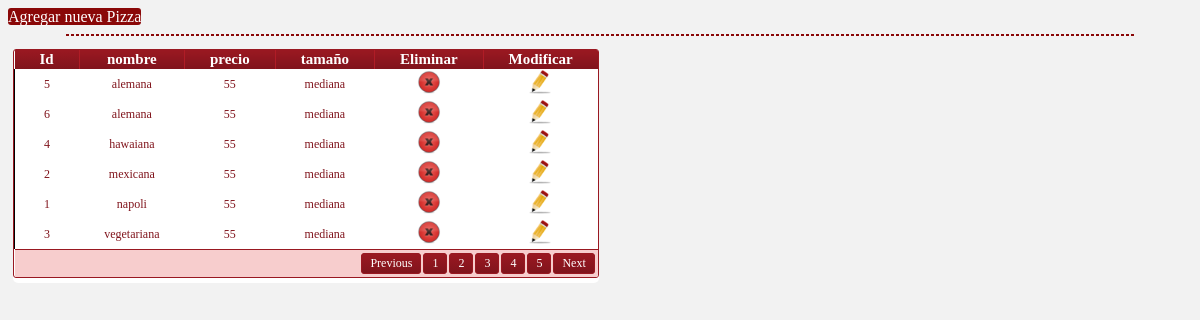
The page /vista/pizza.php on the database its author committed.
### tables this page shows
create table pizza(
id_pizza int primary key auto_increment,
nombre varchar(30) not null,
precio int(3)not null,
tamano varchar(50) not null
);

### modelo/modelo_pizza.php (the view, shortened to what this page needs)
<?php
		class ModeloPizza{
		function mostrarPizza(){
			$qry=mysql_query("select * from pizza order by nombre asc");
			while($row=mysql_fetch_array($qry)){
				echo("<tr>");
					echo "<td align='center'>".$row["id_pizza"]."</td>";
					echo "<td align='center'>".$row["nombre"]."</td>";
					echo "<td align='center'>".$row["precio"]."</td>";
					echo "<td align='center'>".$row["tamano"]."</td>";
					echo "<td class='eliminar' align='center' class=''><img src='../img/eliminar.ico' width='24px' name='".$row["id_pizza"]."' height='24px' class='delPizza'></td>";
					echo "<td class=''><a href='#modalUpdPiz'><img src='../img/editar.png' width='24px' name='".$row["id_pizza"]."' height='24px' class='actualizarPizza'></a></td>";
				echo("</tr>");
			}
		}
	}
?>

### vista/pizza.php (shortened to what this page needs)
<?php
require("../modelo/modelo_pizza.php");
$mPizza = new ModeloPizza();
?>
<!DOCTYPE html>
<html lang="es">
<head>
<head>
	<link rel="stylesheet" type="text/css" href="../css/estilo.css"/>
	<link rel="stylesheet" type="text/css" href="../css/jquery-ui.css"/>
	</head>
	<body>
		<a href="#modalPizza" class="button">Agregar nueva Pizza</a>
		<br>
		<hr>
		<article id="tabla"><div id="result"></div>
		<div class="tabla">
		<table>
				<thead><tr><th>Id</th><th>nombre</th><th>precio</th><th>tamaño</th><th>Eliminar</a></th><th>Modificar</th></tr></thead>
		<tfoot><tr><td colspan="10"><div id="paging"><ul><li><a href="#"><span>Previous</span></a></li><li><a href="#" class="active"><span>1</span></a></li><li><a href="#"><span>2</span></a></li><li><a href="#"><span>3</span></a></li><li><a href="#"><span>4</span></a></li><li><a href="#"><span>5</span></a></li><li><a href="#"><span>Next</span></a></li></ul></div></tr></tfoot>
		<tbody>
			<?php echo $mPizza->mostrarPizza(); ?>
		</tbody>
		</table>
		</div></article>
</body>
</html>

### css/estilo.css (style rules this page uses)
img { cursor: pointer; }
body { background:#F2F2F2; }
a { text-decoration: none; }
hr { color:#8A0808; width: 90%; border: dashed 1px; }
article { border-radius: 5px; background: white; display: inline-block; font-family: 'Lobster' , cursive; margin-left: 5px; margin-top: 5px; padding-bottom: 5px; width: 50%; height: 50%; }
article#tabla { border-radius: 5px; background: white; display: inline-block; font-family: 'Lobster' , cursive; margin-left: 5px; margin-top: 5px; padding-bottom: 5px; width: auto; height: 90%; }
.button { border: none; border-radius:3px; color:white; font-family: 'lobster', cursive; font-size: 16px; background:#8A0808; -ms-transition: all 0.1s ease-in ; -moz-transition: all 0.1s ease-in ; -o-transition: all 0.1s ease-in ; -webkit-transition: all 0.1s ease-in ; transition: all 0.1s ease-in ; }
.tabla table { border-collapse: collapse; text-align: center; width: auto; max-width: 860px; }
.tabla { font-family: 'Lobster' , cursive; background: #fff; overflow: hidden; border: 1px solid #991821; -webkit-border-radius: 3px; -moz-border-radius: 3px; border-radius: 3px; }
.tabla table td, .tabla table th { padding: 1px 25px; }
.tabla table thead th { background:-webkit-gradient( linear, left top, left bottom, color-stop(0.05, #991821), color-stop(1, #80141C) ); background:-moz-linear-gradient( center top, #991821 5%, #80141C 100% ); filter:progid:DXImageTransform.Microsoft.gradient(startColorstr='#991821', endColorstr='#80141C'); background-color:#991821; color:#FFFFFF; font-size: 15px; font-weight: bold; border-left: 1px solid #B01C26; }
.tabla table thead th:first-child { border: 5px; }
.tabla table tbody tr { border: 1px; color: #80141C; border-left: 1px solid black; font-size: 12px; font-weight: normal; }
.tabla table th { border-color: 1px solid black; }
.tabla table tbody td:first-child { border-left: none; }
.tabla table tbody tr:last-child td { border-bottom: 1px; border:1px; }
.tabla table tfoot td div { border-top: 1px solid #991821; background: #F7CDCD; }
.tabla table tfoot td { padding: 0; font-size: 12px }
.tabla table tfoot td div { padding: 2px; }
.tabla table tfoot td ul { margin: 0; padding:0; list-style: none; text-align: right; }
.tabla table tfoot li { display: inline; }
.tabla table tfoot li a { text-decoration: none; display: inline-block; padding: 2px 8px; margin: 1px; color: #FFFFFF; border: 1px solid #991821; -webkit-border-radius: 3px; -moz-border-radius: 3px; border-radius: 3px; background:-webkit-gradient( linear, left top, left bottom, color-stop(0.05, #991821), color-stop(1, #80141C) ); background:-moz-linear-gradient( center top, #991821 5%, #80141C 100% ); filter:progid:DXImageTransform.Microsoft.gradient(startColorstr='#991821', endColorstr='#80141C'); background-color:#991821; }

### rows shown on the page
pizza: id_pizza "5", nombre "alemana", precio "55", tamano "mediana"
pizza: id_pizza "6", nombre "alemana", precio "55", tamano "mediana"
pizza: id_pizza "4", nombre "hawaiana", precio "55", tamano "mediana"
pizza: id_pizza "2", nombre "mexicana", precio "55", tamano "mediana"
pizza: id_pizza "1", nombre "napoli", precio "55", tamano "mediana"
pizza: id_pizza "3", nombre "vegetariana", precio "55", tamano "mediana"
